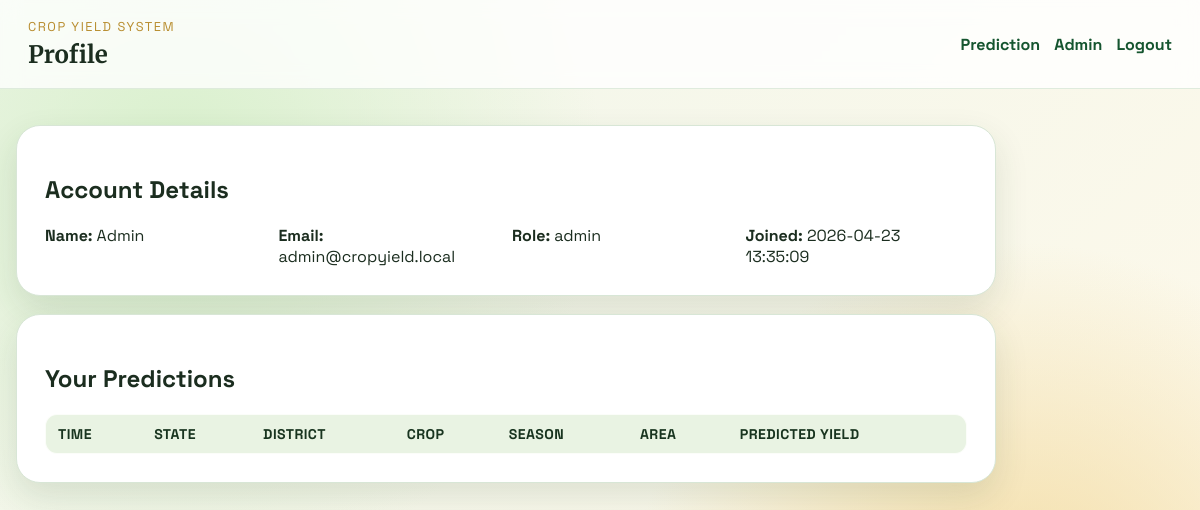
Screenshot of /profile (signed in) with the database file from the repository.
### tables this page shows
CREATE TABLE users (
                id INTEGER PRIMARY KEY AUTOINCREMENT,
                name TEXT NOT NULL,
                email TEXT NOT NULL UNIQUE,
                password_hash TEXT NOT NULL,
                role TEXT NOT NULL CHECK(role IN ('user', 'admin')),
                created_at TEXT NOT NULL
            );

### app.py (the view)
@app.route("/profile")
@login_required
def profile():
    user = get_current_user()
    with get_db_connection() as connection:
        predictions = connection.execute(
            """
            SELECT predicted_yield, state, district, crop, season, area, created_at
            FROM predictions
            WHERE user_id = ?
            ORDER BY id DESC
            LIMIT 20
            """,
            (session["user_id"],),
        ).fetchall()
    return render_template("profile.html", user=user, predictions=predictions)

### app.py (called while the page is built)
def get_db_connection() -> sqlite3.Connection:
    connection = sqlite3.connect(DB_FILE)
    connection.row_factory = sqlite3.Row
    return connection

def login_required(view_function):
    @wraps(view_function)
    def wrapped_view(*args, **kwargs):
        if session.get("user_id") is None:
            return redirect(url_for("login"))
        return view_function(*args, **kwargs)
    return wrapped_view

def get_current_user() -> sqlite3.Row | None:
    user_id = session.get("user_id")
    if user_id is None:
        return None
    with get_db_connection() as connection:
        return connection.execute("SELECT * FROM users WHERE id = ?", (user_id,)).fetchone()

@app.context_processor
def inject_user_context() -> dict:
    return {
        "current_user": get_current_user(),
        "current_role": session.get("role"),
    }

@app.before_request
def seed_session_defaults() -> None:
    if request.endpoint in {"login", "register", "static"}:
        return
    if request.endpoint is None:
        return

### templates/profile.html (shortened to what this page needs)
<!DOCTYPE html>
<html lang="en">
<head>
    <link rel="stylesheet" href="{{ url_for('static', filename='style.css') }}">
</head>
<body>
    <header class="site-nav">
        <div>
            <p class="eyebrow">Crop Yield System</p>
            <h1 class="nav-title">Profile</h1>
        </div>
        <nav class="nav-links">
            <a href="{{ url_for('index') }}">Prediction</a>
            {% if current_role == 'admin' %}
            <a href="{{ url_for('admin_dashboard') }}">Admin</a>
            {% endif %}
            <a href="{{ url_for('logout') }}">Logout</a>
        </nav>
    </header>
    <main class="page-wrap dashboard-wrap">
        <section class="card dashboard-card">
            <h2>Account Details</h2>
            <div class="profile-grid">
                <div><strong>Name:</strong> {{ user.name }}</div>
                <div><strong>Email:</strong> {{ user.email }}</div>
                <div><strong>Role:</strong> {{ user.role }}</div>
                <div><strong>Joined:</strong> {{ user.created_at }}</div>
            </div>
        </section>
        <section class="card dashboard-card">
            <h2>Your Predictions</h2>
            <div class="table-scroll">
                <table class="history-table">
                    <thead>
                        <tr>
                            <th>Time</th>
                            <th>State</th>
                            <th>District</th>
                            <th>Crop</th>
                            <th>Season</th>
                            <th>Area</th>
                            <th>Predicted Yield</th>
                        </tr>
                    </thead>
                </table>
            </div>
        </section>
    </main>
</body>
</html>

### static/style.css (style rules this page uses)
:root { --bg-deep: #f0f6eb; --bg-soft: #fff9ea; --card: #ffffff; --primary: #1f6f3f; --primary-strong: #15552f; --accent: #b88d2f; --text-main: #1b2d1f; --text-muted: #4c5f4f; --border: #d8e6d6; --error-bg: #ffe8e8; --error-text: #8b1f1f; --success-bg: #e8f6e9; --success-text: #15552f; }
* { box-sizing: border-box; }
body { margin: 0; min-height: 100vh; font-family: "Space Grotesk", sans-serif; color: var(--text-main); background: radial-gradient(circle at 15% 20%, #d9f0cd 0%, transparent 35%), radial-gradient(circle at 85% 80%, #f3dba0 0%, transparent 33%), linear-gradient(135deg, var(--bg-deep), var(--bg-soft)); overflow-x: hidden; }
.page-wrap { position: relative; z-index: 2; display: flex; justify-content: center; align-items: flex-start; padding: 36px 16px 50px; }
.card { width: min(980px, 100%); background: var(--card); border: 1px solid var(--border); border-radius: 24px; padding: 28px; box-shadow: 0 14px 34px rgba(36, 68, 34, 0.12); animation: cardIn 0.7s ease; }
.eyebrow { font-size: 0.8rem; letter-spacing: 0.12em; text-transform: uppercase; color: var(--accent); margin: 0; }
h1 { margin: 6px 0 8px; font-size: clamp(1.7rem, 3vw, 2.4rem); font-family: "Merriweather", serif; }
.table-scroll { width: 100%; overflow-x: auto; }
.history-table { width: 100%; min-width: 720px; border-collapse: collapse; border: 1px solid var(--border); border-radius: 12px; overflow: hidden; background: #fbfdf9; }
.history-table thead th { background: #e9f3e3; color: #18341f; font-size: 0.88rem; letter-spacing: 0.03em; text-transform: uppercase; }
.history-table th, .history-table td { padding: 10px 12px; border-bottom: 1px solid #e1ece0; text-align: left; white-space: nowrap; }
.site-nav { position: sticky; top: 0; z-index: 5; display: flex; justify-content: space-between; align-items: center; gap: 16px; padding: 18px 28px; backdrop-filter: blur(10px); background: rgba(255, 255, 255, 0.78); border-bottom: 1px solid rgba(216, 230, 214, 0.8); }
.nav-title { margin: 4px 0 0; font-family: "Merriweather", serif; font-size: 1.5rem; }
.nav-links { display: flex; gap: 14px; flex-wrap: wrap; }
.nav-links a, .auth-footer a { color: var(--primary-strong); text-decoration: none; font-weight: 700; }
.dashboard-wrap { flex-direction: column; align-items: stretch; }
.dashboard-card { margin-bottom: 18px; }
.profile-grid { display: grid; grid-template-columns: repeat(auto-fit, minmax(220px, 1fr)); gap: 12px; margin-top: 16px; }

### rows the page displays
users: name "Admin", email "admin@cropyield.local", role "admin", created_at "2026-04-23 13:35:09"
